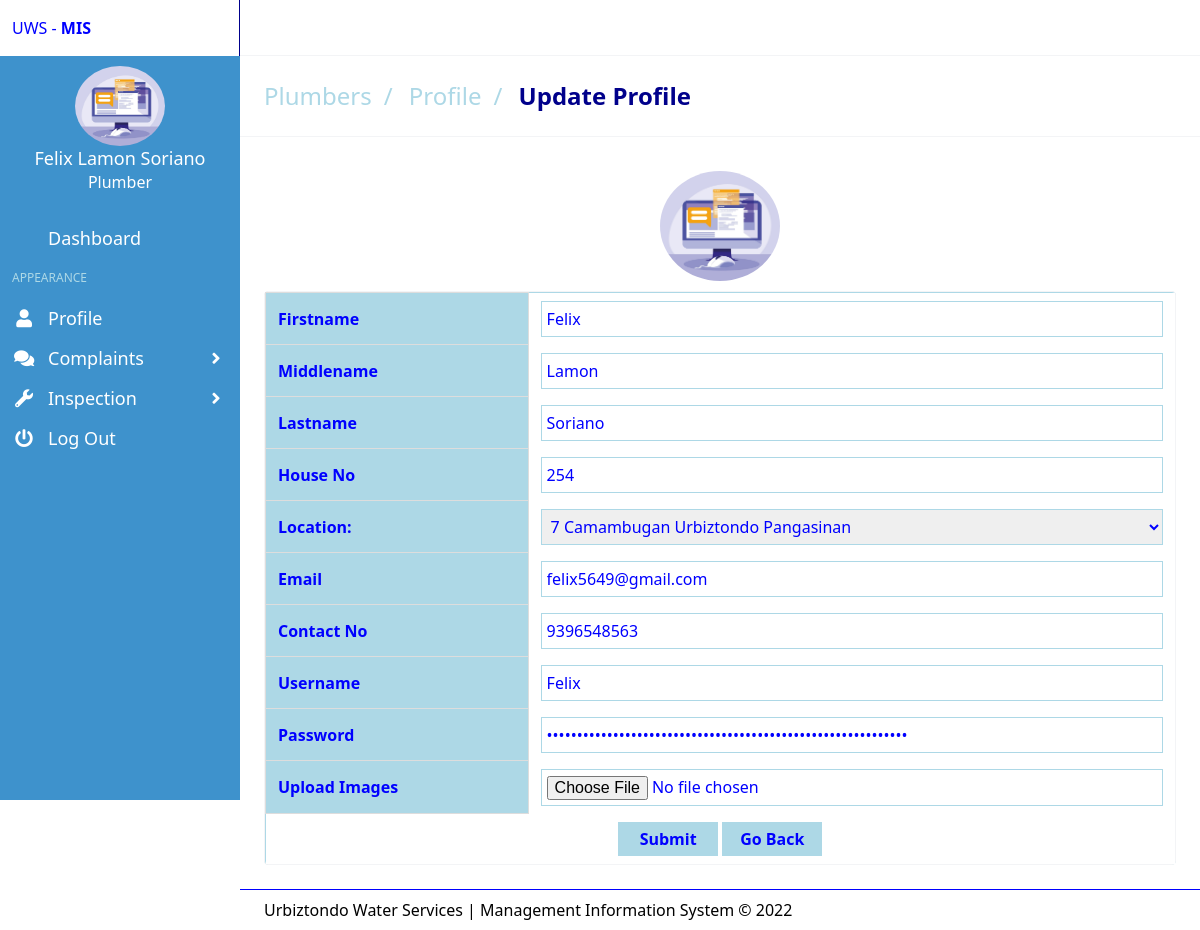
/plumber/profile.php (signed in), run on the app's committed database.
### tables this page shows
CREATE TABLE `tblplumber` (
  `plumber_ID` int(50) NOT NULL,
  `plumber_no` int(50) NOT NULL,
  `Fname` varchar(50) NOT NULL,
  `Mname` varchar(50) NOT NULL,
  `Lname` varchar(50) NOT NULL,
  `house_no` decimal(10,0) NOT NULL,
  `address_ID` int(11) NOT NULL,
  `Email` varchar(50) NOT NULL,
  `ContactNo` decimal(10,0) NOT NULL,
  `Username` varchar(50) DEFAULT NULL,
  `Password` varchar(150) DEFAULT NULL,
  `position` varchar(50) NOT NULL,
  `RegDate` date NOT NULL,
  `UserStatus` int(11) NOT NULL,
  `images` varchar(150) NOT NULL,
  `chat_status` varchar(50) NOT NULL,
  `admin_ID` int(11) NOT NULL
);

### plumber/includes/session.php (called while the page is built, shortened)
<?php
	include 'conn.php';
	if(isset($_SESSION['plumber']) ){
	$sql = "SELECT * FROM tblplumber WHERE plumber_ID  = '".$_SESSION['plumber']."'";
	$query = $connect->query($sql);
	$user = $query->fetch_assoc();
}
else{
	header('location: ../login.php');
}
?>

### plumber/profile.php (the view, shortened to what this page needs)
<?php include 'includes/session.php';?>
<?php include 'includes/header.php' ?>
<?php include 'includes/topbar.php' ?>
<?php $page = "plumber"; include 'includes/leftbar.php' ?>
<section class="is-title-bar">
  <div class="flex flex-col md:flex-row items-center justify-between space-y-6 md:space-y-0">
    <ul>
      <li style='color:lightblue'>Plumbers</li>
      <li style='color:lightblue'>Profile</li>
      <li style='color:darkblue'>Update Profile</li>
    </ul>
  </div>
</section>
<section class="section main-section">
<center>
<div class="image">
        <img src="../upload/plumber/<?php echo $user['images']; ?>" class="img-circle elevation-2 d-flex " style="height:110px; width:120px; margin-top:10px;  margin-bottom:10px;  border-radius: 50%;" >
      </div>
</center>
    <div class="card has-table" style='color:blue'>
		<form method="POST"  enctype='multipart/form-data'>
		<table>
			<tr>
				<th>Firstname</th>
				<td style='background:white'><input type='text'  value="<?php echo $user['Fname'];?>"  name="fn" style="border:solid;border-color:lightblue;border-width:1px;width:100%;padding:5px"required></td>
			</tr>
			<tr>
				<th>Middlename</th>
				<td style='background:white'><input type='text' name="mn" value="<?php echo $user['Mname'];?>"   style="border:solid;border-color:lightblue;border-width:1px;width:100%;padding:5px"required></td>
			</tr>
			<tr>
				<th>Lastname</th>
				<td style='background:white'><input type='text' name="ln" value="<?php echo $user['Lname'];?>"   style="border:solid;border-color:lightblue;border-width:1px;width:100%;padding:5px"required></td>
			</tr>
			<tr>
				<th>House No</th>
				<td style='background:white'>
				<input type='number' name="houseno" value="<?php echo $user['house_no'];?>"  style="border:solid;border-color:lightblue;border-width:1px;width:100%;padding:5px" required>
				</td>
			</tr>
            <tr>
			<th>Location: </th>
				<td style='background:white'>
					<select name="address" style="border:solid;border-color:lightblue;border-width:1px;width:100%;padding:5px" required>
						<?php
                        $add = $user['address_ID'];
							$add="SELECT * FROM tbladdress WHERE address_ID = '$add'";
							$resadd=mysqli_query($connect,$add)or die(mysqli_error($connect));
							while($rww=mysqli_fetch_assoc($resadd))
							{
								$ai=$rww['address_ID'];
								$b=$rww['Barangay'];
								$m=$rww['Municipality'];
								$p=$rww['Province'];
						?>
								<option value="<?php echo $ai;?>"><?php echo $ai." ".$b." ".$m." ".$p?></option>
						<?php
							}
						?>
					</select>
				</td>
			</tr>
			<tr>
				<th>Email</th>
				<td style='background:white'><input type='email' value="<?php echo $user['Email'];?>"   name="email" style="border:solid;border-color:lightblue;border-width:1px;width:100%;padding:5px" required></td>
			</tr>
			<tr>
				<th>Contact No</th>
				<td style='background:white'><input type='number' value="<?php echo $user['ContactNo'];?>"   name="contact" style="border:solid;border-color:lightblue;border-width:1px;width:100%;padding:5px" required></td>
			</tr>
			<tr>
				<th>Username</th>
				<td style='background:white'><input type='text' value="<?php echo $user['Username'];?>"   name="username" style="border:solid;border-color:lightblue;border-width:1px;width:100%;padding:5px" required></td>
			</tr>
			<tr>
				<th>Password</th>
				<td style='background:white'><input type='password' value="<?php echo $user['Password'];?>"   name="pass" style="border:solid;border-color:lightblue;border-width:1px;width:100%;padding:5px" required></td>
			</tr>
			<tr>
				<th>Upload Images</th>
				<td style='background:white'><input type='file'  value="<?php echo $user['images'];?>"  name="image3[]" style="border:solid;border-color:lightblue;border-width:1px;width:100%;padding:5px" ></td>
			</tr>
			<tr>
				<td style='background:white' colspan="2">
				<center>
				<button type="submit" value="Done" name="btnupdate" style="background:lightblue;font-weight:bold;padding:5px;width:100px">Submit</button>
                <button type="button" style="background:lightblue;font-weight:bold;padding:5px;width:100px" onclick="history.back()">Go Back</button>
				</center>
				</td>
			</tr>
		</table>
		</form>
    </div>
  </section>
<?php include 'includes/footer.php' ?>

### plumber/includes/leftbar.php (shortened to what this page needs)
<aside class="aside is-placed-left is-expanded" style="background:#3E92CC ;overflow-y:auto;">
  <div class="aside-tools">
    <div>
      UWS - <b class="font-black">MIS</b>
    </div>
  </div>
  <center>
      <div class="image">
        <img src="../upload/plumber/<?php echo $user['images']; ?>" class="img-circle elevation-2 d-flex " style="height:80px; width:90px; margin-top:10px;  border-radius: 50%;" >
      </div>
    <div class="info" >
        <h1 href="#" style="color:white; font-size:18px;  " > <?php echo $user['Fname'].' '.$user['Mname'].' '.$user['Lname']?> </h1>
        <h1 href="#" style="color:white; font-size:16px;  " > Plumber </h1>
      </div>
      </center>
  <div class="menu is-menu-main">
    <p class="menu-label"></p>
    <ul class="menu-list">
      <li class="<?php if($page=='dashboard'){ echo 'active'; }?> ">
        <a href="home.php">
          <span class="icon"><i class="mdi mdi-desktop-mac"></i></span>
          <span class="menu-item-label">Dashboard</span>
        </a>
      </li>
    </ul>
    <p class="menu-label">Appearance</p>
    <ul class="menu-list">
    <li class="<?php if($page=='profile'){ echo 'active'; }?> ">
        <a href="profile.php">
          <span class="icon"><i class="fa fa-user"></i></span>
          <span class="menu-item-label">Profile</span>
        </a>
      </li>
    </ul>
    <ul class="menu-list">
    <li class="<?php if($page=='complaint'){ echo 'active'; }?> ">
        <a class="dropdown ">
          <span class="icon"><i class="fa fa-comments"></i></span>
          <span class="menu-item-label">Complaints</span>
          <span class="icon"><i class="fa fa-angle-right arrow"></i></span>
        </a>
      </li>
    <ul class="menu-list">
    <li class="<?php if($page=='inspection'){ echo 'active'; }?> ">
         <a class="dropdown">
           <span class="icon"><i class="fa fa-wrench"></i></span>
           <span class="menu-item-label">Inspection</span>
           <span class="icon"><i class="fa fa-angle-right arrow"></i></span>
         </a>
       </li>
    <ul class="menu-list " style ="color:blue;">
      <li class=" bg-white">
      <a href="php/logout.php?plumber=<?php echo $user['plumber_ID']; ?>">
          <span class="icon"><i class="fa fa-power-off"></i></span>
          <span class="menu-item-label">Log Out</span>
        </a>
      </li>
    </ul>
  </div>
</aside>

### plumber/includes/header.php (style rules this page uses)
th { border-top: 1px solid #dddddd; border-bottom: 1px solid #dddddd; border-right: 1px solid #dddddd; }
th:first-child { border-left: 1px solid #dddddd; }

### data on the page
tblplumber: images (picture), Fname "Felix", Mname "Lamon", Lname "Soriano", fn "Felix", mn "Lamon", ln "Soriano", houseno "254", email "felix5649@gmail.com", contact "9396548563", username "Felix"

### other printed values
form field address "7 Camambugan Urbiztondo Pangasinan"
